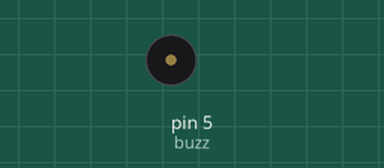
The sketch below on a simulated Arduino Uno, built with avr-gcc and run on an emulated ATmega328P. On the bench: buzzer (waves = sounding).

Above: at 0.1 s.
Timing chart, 0 to 1.6 s (numbered marks = the images above):
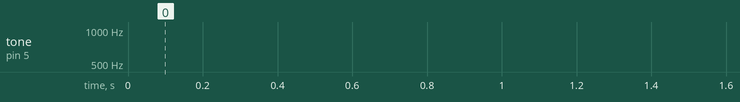

The sketch:

Buzzer_sirena_ONE.ino
```cpp
/*
   Buzzer melody ONE
   Byala Robots Club
   Author: A.Anchev
*/
int buzz = 5; // Buzzer Pin

// =============== SETUP ==========
void setup() {
  pinMode(5, OUTPUT);
}
// ============== LOOP ============
void loop() {
  one();
}
// -------------- ONE Melody -----------------
void one() {         //This function produces the 1st siren sound with ON/OFF led transition.
  // Whoop up
  for (int hz = 440; hz < 1000; hz += 25) {
    tone(buzz, hz, 50);
    delay(5);
    for (int i = 3; i <= 7; i++)
      digitalWrite(i, HIGH);
  }
  // Whoop down
  for (int hz = 1000; hz > 440; hz -= 25) {
    tone(buzz, hz, 50);
    delay(5);
    for (int i = 3; i <= 7; i++)
    {
      digitalWrite(i, LOW);
      digitalWrite(i + 5, HIGH);
    }
  }
}
```
